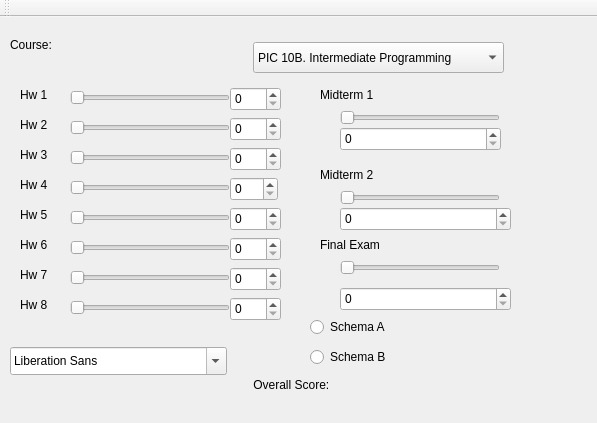
<?xml version="1.0" encoding="UTF-8"?>
<ui version="4.0">
 <class>grade_calc</class>
 <widget class="QMainWindow" name="grade_calc">
  <property name="geometry">
   <rect>
    <x>0</x>
    <y>0</y>
    <width>597</width>
    <height>423</height>
   </rect>
  </property>
  <property name="windowTitle">
   <string>grade_calc</string>
  </property>
  <widget class="QWidget" name="centralWidget">
   <widget class="QLabel" name="label_course">
    <property name="geometry">
     <rect>
      <x>10</x>
      <y>20</y>
      <width>60</width>
      <height>16</height>
     </rect>
    </property>
    <property name="text">
     <string>Course:</string>
    </property>
   </widget>
   <widget class="QLabel" name="label_hw1">
    <property name="geometry">
     <rect>
      <x>20</x>
      <y>70</y>
      <width>41</width>
      <height>16</height>
     </rect>
    </property>
    <property name="text">
     <string>Hw 1</string>
    </property>
   </widget>
   <widget class="QLabel" name="label_hw2">
    <property name="geometry">
     <rect>
      <x>20</x>
      <y>100</y>
      <width>41</width>
      <height>16</height>
     </rect>
    </property>
    <property name="text">
     <string>Hw 2</string>
    </property>
   </widget>
   <widget class="QLabel" name="label_hw3">
    <property name="geometry">
     <rect>
      <x>20</x>
      <y>130</y>
      <width>41</width>
      <height>16</height>
     </rect>
    </property>
    <property name="text">
     <string>Hw 3</string>
    </property>
   </widget>
   <widget class="QLabel" name="label_hw4">
    <property name="geometry">
     <rect>
      <x>20</x>
      <y>160</y>
      <width>41</width>
      <height>16</height>
     </rect>
    </property>
    <property name="text">
     <string>Hw 4</string>
    </property>
   </widget>
   <widget class="QLabel" name="label_hw5">
    <property name="geometry">
     <rect>
      <x>20</x>
      <y>190</y>
      <width>41</width>
      <height>16</height>
     </rect>
    </property>
    <property name="text">
     <string>Hw 5</string>
    </property>
   </widget>
   <widget class="QLabel" name="label_hw6">
    <property name="geometry">
     <rect>
      <x>20</x>
      <y>220</y>
      <width>41</width>
      <height>16</height>
     </rect>
    </property>
    <property name="text">
     <string>Hw 6</string>
    </property>
   </widget>
   <widget class="QLabel" name="label_hw7">
    <property name="geometry">
     <rect>
      <x>20</x>
      <y>250</y>
      <width>41</width>
      <height>16</height>
     </rect>
    </property>
    <property name="text">
     <string>Hw 7</string>
    </property>
   </widget>
   <widget class="QLabel" name="label_hw8">
    <property name="geometry">
     <rect>
      <x>20</x>
      <y>280</y>
      <width>41</width>
      <height>16</height>
     </rect>
    </property>
    <property name="text">
     <string>Hw 8</string>
    </property>
   </widget>
   <widget class="QSlider" name="horizontalSlider_hw1">
    <property name="geometry">
     <rect>
      <x>70</x>
      <y>70</y>
      <width>160</width>
      <height>22</height>
     </rect>
    </property>
    <property name="maximum">
     <number>100</number>
    </property>
    <property name="orientation">
     <enum>Qt::Horizontal</enum>
    </property>
   </widget>
   <widget class="QSlider" name="horizontalSlider_hw2">
    <property name="geometry">
     <rect>
      <x>70</x>
      <y>100</y>
      <width>160</width>
      <height>22</height>
     </rect>
    </property>
    <property name="maximum">
     <number>100</number>
    </property>
    <property name="orientation">
     <enum>Qt::Horizontal</enum>
    </property>
   </widget>
   <widget class="QSlider" name="horizontalSlider_hw3">
    <property name="geometry">
     <rect>
      <x>70</x>
      <y>130</y>
      <width>160</width>
      <height>22</height>
     </rect>
    </property>
    <property name="maximum">
     <number>100</number>
    </property>
    <property name="orientation">
     <enum>Qt::Horizontal</enum>
    </property>
   </widget>
   <widget class="QSlider" name="horizontalSlider_hw5">
    <property name="geometry">
     <rect>
      <x>70</x>
      <y>190</y>
      <width>160</width>
      <height>22</height>
     </rect>
    </property>
    <property name="maximum">
     <number>100</number>
    </property>
    <property name="singleStep">
     <number>1</number>
    </property>
    <property name="value">
     <number>0</number>
    </property>
    <property name="orientation">
     <enum>Qt::Horizontal</enum>
    </property>
   </widget>
   <widget class="QSlider" name="horizontalSlider_hw6">
    <property name="geometry">
     <rect>
      <x>70</x>
      <y>220</y>
      <width>160</width>
      <height>22</height>
     </rect>
    </property>
    <property name="maximum">
     <number>100</number>
    </property>
    <property name="orientation">
     <enum>Qt::Horizontal</enum>
    </property>
   </widget>
   <widget class="QSlider" name="horizontalSlider_hw7">
    <property name="geometry">
     <rect>
      <x>70</x>
      <y>250</y>
      <width>160</width>
      <height>22</height>
     </rect>
    </property>
    <property name="maximum">
     <number>100</number>
    </property>
    <property name="orientation">
     <enum>Qt::Horizontal</enum>
    </property>
   </widget>
   <widget class="QSlider" name="horizontalSlider_hw8">
    <property name="geometry">
     <rect>
      <x>70</x>
      <y>280</y>
      <width>160</width>
      <height>22</height>
     </rect>
    </property>
    <property name="maximum">
     <number>100</number>
    </property>
    <property name="orientation">
     <enum>Qt::Horizontal</enum>
    </property>
   </widget>
   <widget class="QSpinBox" name="spinBox_hw1">
    <property name="geometry">
     <rect>
      <x>230</x>
      <y>70</y>
      <width>51</width>
      <height>24</height>
     </rect>
    </property>
    <property name="maximum">
     <number>100</number>
    </property>
   </widget>
   <widget class="QSpinBox" name="spinBox_hw2">
    <property name="geometry">
     <rect>
      <x>230</x>
      <y>100</y>
      <width>51</width>
      <height>24</height>
     </rect>
    </property>
    <property name="maximum">
     <number>100</number>
    </property>
   </widget>
   <widget class="QSpinBox" name="spinBox_hw3">
    <property name="geometry">
     <rect>
      <x>230</x>
      <y>130</y>
      <width>51</width>
      <height>24</height>
     </rect>
    </property>
    <property name="maximum">
     <number>100</number>
    </property>
   </widget>
   <widget class="QSpinBox" name="spinBox_hw5">
    <property name="geometry">
     <rect>
      <x>230</x>
      <y>190</y>
      <width>51</width>
      <height>24</height>
     </rect>
    </property>
    <property name="maximum">
     <number>100</number>
    </property>
   </widget>
   <widget class="QSpinBox" name="spinBox_hw6">
    <property name="geometry">
     <rect>
      <x>230</x>
      <y>220</y>
      <width>51</width>
      <height>24</height>
     </rect>
    </property>
    <property name="maximum">
     <number>100</number>
    </property>
   </widget>
   <widget class="QSpinBox" name="spinBox_hw8">
    <property name="geometry">
     <rect>
      <x>230</x>
      <y>280</y>
      <width>51</width>
      <height>24</height>
     </rect>
    </property>
    <property name="maximum">
     <number>100</number>
    </property>
   </widget>
   <widget class="QLabel" name="label_Mt1">
    <property name="geometry">
     <rect>
      <x>320</x>
      <y>70</y>
      <width>60</width>
      <height>16</height>
     </rect>
    </property>
    <property name="text">
     <string>Midterm 1</string>
    </property>
   </widget>
   <widget class="QLabel" name="label_Mt2">
    <property name="geometry">
     <rect>
      <x>320</x>
      <y>150</y>
      <width>71</width>
      <height>16</height>
     </rect>
    </property>
    <property name="text">
     <string>Midterm 2</string>
    </property>
   </widget>
   <widget class="QLabel" name="label_Final">
    <property name="geometry">
     <rect>
      <x>320</x>
      <y>220</y>
      <width>81</width>
      <height>16</height>
     </rect>
    </property>
    <property name="text">
     <string>Final Exam</string>
    </property>
   </widget>
   <widget class="QRadioButton" name="radioButton_A">
    <property name="geometry">
     <rect>
      <x>310</x>
      <y>300</y>
      <width>100</width>
      <height>20</height>
     </rect>
    </property>
    <property name="text">
     <string>Schema A</string>
    </property>
   </widget>
   <widget class="QRadioButton" name="radioButton_B">
    <property name="geometry">
     <rect>
      <x>310</x>
      <y>330</y>
      <width>100</width>
      <height>20</height>
     </rect>
    </property>
    <property name="text">
     <string>Schema B</string>
    </property>
   </widget>
   <widget class="QLabel" name="label_Overall">
    <property name="geometry">
     <rect>
      <x>250</x>
      <y>360</y>
      <width>111</width>
      <height>16</height>
     </rect>
    </property>
    <property name="text">
     <string> Overall Score:</string>
    </property>
   </widget>
   <widget class="QSpinBox" name="spinBox_hw7">
    <property name="geometry">
     <rect>
      <x>230</x>
      <y>250</y>
      <width>51</width>
      <height>24</height>
     </rect>
    </property>
    <property name="maximum">
     <number>100</number>
    </property>
   </widget>
   <widget class="QSlider" name="horizontalSlider_Mt1">
    <property name="geometry">
     <rect>
      <x>340</x>
      <y>90</y>
      <width>160</width>
      <height>22</height>
     </rect>
    </property>
    <property name="maximum">
     <number>100</number>
    </property>
    <property name="orientation">
     <enum>Qt::Horizontal</enum>
    </property>
   </widget>
   <widget class="QSlider" name="horizontalSlider_Mt2">
    <property name="geometry">
     <rect>
      <x>340</x>
      <y>170</y>
      <width>160</width>
      <height>22</height>
     </rect>
    </property>
    <property name="maximum">
     <number>100</number>
    </property>
    <property name="orientation">
     <enum>Qt::Horizontal</enum>
    </property>
   </widget>
   <widget class="QSlider" name="horizontalSlider_Final">
    <property name="geometry">
     <rect>
      <x>340</x>
      <y>240</y>
      <width>160</width>
      <height>22</height>
     </rect>
    </property>
    <property name="maximum">
     <number>100</number>
    </property>
    <property name="orientation">
     <enum>Qt::Horizontal</enum>
    </property>
   </widget>
   <widget class="QSpinBox" name="spinBox_Mt1">
    <property name="geometry">
     <rect>
      <x>340</x>
      <y>110</y>
      <width>161</width>
      <height>24</height>
     </rect>
    </property>
    <property name="maximum">
     <number>100</number>
    </property>
   </widget>
   <widget class="QSpinBox" name="spinBox_Mt2">
    <property name="geometry">
     <rect>
      <x>340</x>
      <y>190</y>
      <width>171</width>
      <height>24</height>
     </rect>
    </property>
    <property name="maximum">
     <number>100</number>
    </property>
   </widget>
   <widget class="QSpinBox" name="spinBox_Final">
    <property name="geometry">
     <rect>
      <x>340</x>
      <y>270</y>
      <width>171</width>
      <height>24</height>
     </rect>
    </property>
    <property name="maximum">
     <number>100</number>
    </property>
   </widget>
   <widget class="QSlider" name="horizontalSlider_hw4">
    <property name="geometry">
     <rect>
      <x>70</x>
      <y>160</y>
      <width>160</width>
      <height>22</height>
     </rect>
    </property>
    <property name="maximum">
     <number>100</number>
    </property>
    <property name="orientation">
     <enum>Qt::Horizontal</enum>
    </property>
   </widget>
   <widget class="QSpinBox" name="spinBox_hw4">
    <property name="geometry">
     <rect>
      <x>230</x>
      <y>160</y>
      <width>48</width>
      <height>24</height>
     </rect>
    </property>
    <property name="maximum">
     <number>100</number>
    </property>
   </widget>
   <widget class="QComboBox" name="comboBox">
    <property name="geometry">
     <rect>
      <x>253</x>
      <y>25</y>
      <width>251</width>
      <height>31</height>
     </rect>
    </property>
    <item>
     <property name="text">
      <string>PIC 10B. Intermediate Programming</string>
     </property>
    </item>
    <item>
     <property name="text">
      <string>PIC 10C. Advanced Programming</string>
     </property>
    </item>
   </widget>
   <widget class="QFontComboBox" name="fontComboBox">
    <property name="geometry">
     <rect>
      <x>10</x>
      <y>330</y>
      <width>217</width>
      <height>28</height>
     </rect>
    </property>
   </widget>
  </widget>
  <widget class="QMenuBar" name="menuBar">
   <property name="geometry">
    <rect>
     <x>0</x>
     <y>0</y>
     <width>597</width>
     <height>22</height>
    </rect>
   </property>
  </widget>
  <widget class="QToolBar" name="mainToolBar">
   <attribute name="toolBarArea">
    <enum>TopToolBarArea</enum>
   </attribute>
   <attribute name="toolBarBreak">
    <bool>false</bool>
   </attribute>
  </widget>
 </widget>
 <layoutdefault spacing="6" margin="11"/>
 <resources/>
 <connections>
  <connection>
   <sender>horizontalSlider_hw1</sender>
   <signal>valueChanged(int)</signal>
   <receiver>spinBox_hw1</receiver>
   <slot>setValue(int)</slot>
   <hints>
    <hint type="sourcelabel">
     <x>98</x>
     <y>112</y>
    </hint>
    <hint type="destinationlabel">
     <x>255</x>
     <y>118</y>
    </hint>
   </hints>
  </connection>
  <connection>
   <sender>horizontalSlider_hw2</sender>
   <signal>valueChanged(int)</signal>
   <receiver>spinBox_hw2</receiver>
   <slot>setValue(int)</slot>
   <hints>
    <hint type="sourcelabel">
     <x>158</x>
     <y>150</y>
    </hint>
    <hint type="destinationlabel">
     <x>257</x>
     <y>153</y>
    </hint>
   </hints>
  </connection>
  <connection>
   <sender>horizontalSlider_hw3</sender>
   <signal>valueChanged(int)</signal>
   <receiver>spinBox_hw3</receiver>
   <slot>setValue(int)</slot>
   <hints>
    <hint type="sourcelabel">
     <x>183</x>
     <y>175</y>
    </hint>
    <hint type="destinationlabel">
     <x>256</x>
     <y>185</y>
    </hint>
   </hints>
  </connection>
  <connection>
   <sender>horizontalSlider_hw4</sender>
   <signal>valueChanged(int)</signal>
   <receiver>spinBox_hw4</receiver>
   <slot>setValue(int)</slot>
   <hints>
    <hint type="sourcelabel">
     <x>202</x>
     <y>201</y>
    </hint>
    <hint type="destinationlabel">
     <x>244</x>
     <y>209</y>
    </hint>
   </hints>
  </connection>
  <connection>
   <sender>horizontalSlider_hw5</sender>
   <signal>valueChanged(int)</signal>
   <receiver>spinBox_hw5</receiver>
   <slot>setValue(int)</slot>
   <hints>
    <hint type="sourcelabel">
     <x>178</x>
     <y>234</y>
    </hint>
    <hint type="destinationlabel">
     <x>244</x>
     <y>245</y>
    </hint>
   </hints>
  </connection>
  <connection>
   <sender>horizontalSlider_hw6</sender>
   <signal>valueChanged(int)</signal>
   <receiver>spinBox_hw6</receiver>
   <slot>setValue(int)</slot>
   <hints>
    <hint type="sourcelabel">
     <x>182</x>
     <y>268</y>
    </hint>
    <hint type="destinationlabel">
     <x>245</x>
     <y>272</y>
    </hint>
   </hints>
  </connection>
  <connection>
   <sender>horizontalSlider_hw7</sender>
   <signal>valueChanged(int)</signal>
   <receiver>spinBox_hw7</receiver>
   <slot>setValue(int)</slot>
   <hints>
    <hint type="sourcelabel">
     <x>117</x>
     <y>294</y>
    </hint>
    <hint type="destinationlabel">
     <x>265</x>
     <y>295</y>
    </hint>
   </hints>
  </connection>
  <connection>
   <sender>horizontalSlider_hw8</sender>
   <signal>valueChanged(int)</signal>
   <receiver>spinBox_hw8</receiver>
   <slot>setValue(int)</slot>
   <hints>
    <hint type="sourcelabel">
     <x>209</x>
     <y>332</y>
    </hint>
    <hint type="destinationlabel">
     <x>264</x>
     <y>323</y>
    </hint>
   </hints>
  </connection>
  <connection>
   <sender>spinBox_hw1</sender>
   <signal>valueChanged(int)</signal>
   <receiver>horizontalSlider_hw1</receiver>
   <slot>setValue(int)</slot>
   <hints>
    <hint type="sourcelabel">
     <x>259</x>
     <y>123</y>
    </hint>
    <hint type="destinationlabel">
     <x>214</x>
     <y>122</y>
    </hint>
   </hints>
  </connection>
  <connection>
   <sender>spinBox_hw2</sender>
   <signal>valueChanged(int)</signal>
   <receiver>horizontalSlider_hw2</receiver>
   <slot>setValue(int)</slot>
   <hints>
    <hint type="sourcelabel">
     <x>255</x>
     <y>139</y>
    </hint>
    <hint type="destinationlabel">
     <x>209</x>
     <y>142</y>
    </hint>
   </hints>
  </connection>
  <connection>
   <sender>spinBox_hw3</sender>
   <signal>valueChanged(int)</signal>
   <receiver>horizontalSlider_hw3</receiver>
   <slot>setValue(int)</slot>
   <hints>
    <hint type="sourcelabel">
     <x>256</x>
     <y>182</y>
    </hint>
    <hint type="destinationlabel">
     <x>212</x>
     <y>181</y>
    </hint>
   </hints>
  </connection>
  <connection>
   <sender>spinBox_hw4</sender>
   <signal>valueChanged(int)</signal>
   <receiver>horizontalSlider_hw4</receiver>
   <slot>setValue(int)</slot>
   <hints>
    <hint type="sourcelabel">
     <x>235</x>
     <y>209</y>
    </hint>
    <hint type="destinationlabel">
     <x>202</x>
     <y>209</y>
    </hint>
   </hints>
  </connection>
  <connection>
   <sender>spinBox_hw5</sender>
   <signal>valueChanged(int)</signal>
   <receiver>horizontalSlider_hw5</receiver>
   <slot>setValue(int)</slot>
   <hints>
    <hint type="sourcelabel">
     <x>249</x>
     <y>235</y>
    </hint>
    <hint type="destinationlabel">
     <x>181</x>
     <y>230</y>
    </hint>
   </hints>
  </connection>
  <connection>
   <sender>spinBox_hw6</sender>
   <signal>valueChanged(int)</signal>
   <receiver>horizontalSlider_hw6</receiver>
   <slot>setValue(int)</slot>
   <hints>
    <hint type="sourcelabel">
     <x>262</x>
     <y>264</y>
    </hint>
    <hint type="destinationlabel">
     <x>204</x>
     <y>262</y>
    </hint>
   </hints>
  </connection>
  <connection>
   <sender>spinBox_hw7</sender>
   <signal>valueChanged(int)</signal>
   <receiver>horizontalSlider_hw7</receiver>
   <slot>setValue(int)</slot>
   <hints>
    <hint type="sourcelabel">
     <x>265</x>
     <y>295</y>
    </hint>
    <hint type="destinationlabel">
     <x>209</x>
     <y>296</y>
    </hint>
   </hints>
  </connection>
  <connection>
   <sender>spinBox_hw8</sender>
   <signal>valueChanged(int)</signal>
   <receiver>horizontalSlider_hw8</receiver>
   <slot>setValue(int)</slot>
   <hints>
    <hint type="sourcelabel">
     <x>273</x>
     <y>329</y>
    </hint>
    <hint type="destinationlabel">
     <x>212</x>
     <y>327</y>
    </hint>
   </hints>
  </connection>
  <connection>
   <sender>horizontalSlider_Mt1</sender>
   <signal>valueChanged(int)</signal>
   <receiver>spinBox_Mt1</receiver>
   <slot>setValue(int)</slot>
   <hints>
    <hint type="sourcelabel">
     <x>425</x>
     <y>127</y>
    </hint>
    <hint type="destinationlabel">
     <x>436</x>
     <y>152</y>
    </hint>
   </hints>
  </connection>
  <connection>
   <sender>horizontalSlider_Mt2</sender>
   <signal>valueChanged(int)</signal>
   <receiver>spinBox_Mt2</receiver>
   <slot>setValue(int)</slot>
   <hints>
    <hint type="sourcelabel">
     <x>389</x>
     <y>212</y>
    </hint>
    <hint type="destinationlabel">
     <x>391</x>
     <y>233</y>
    </hint>
   </hints>
  </connection>
  <connection>
   <sender>horizontalSlider_Final</sender>
   <signal>valueChanged(int)</signal>
   <receiver>spinBox_Final</receiver>
   <slot>setValue(int)</slot>
   <hints>
    <hint type="sourcelabel">
     <x>423</x>
     <y>281</y>
    </hint>
    <hint type="destinationlabel">
     <x>429</x>
     <y>313</y>
    </hint>
   </hints>
  </connection>
  <connection>
   <sender>spinBox_Mt1</sender>
   <signal>valueChanged(int)</signal>
   <receiver>horizontalSlider_Mt1</receiver>
   <slot>setValue(int)</slot>
   <hints>
    <hint type="sourcelabel">
     <x>484</x>
     <y>165</y>
    </hint>
    <hint type="destinationlabel">
     <x>475</x>
     <y>137</y>
    </hint>
   </hints>
  </connection>
  <connection>
   <sender>spinBox_Mt2</sender>
   <signal>valueChanged(int)</signal>
   <receiver>horizontalSlider_Mt2</receiver>
   <slot>setValue(int)</slot>
   <hints>
    <hint type="sourcelabel">
     <x>449</x>
     <y>231</y>
    </hint>
    <hint type="destinationlabel">
     <x>447</x>
     <y>215</y>
    </hint>
   </hints>
  </connection>
  <connection>
   <sender>spinBox_Final</sender>
   <signal>valueChanged(int)</signal>
   <receiver>horizontalSlider_Final</receiver>
   <slot>setValue(int)</slot>
   <hints>
    <hint type="sourcelabel">
     <x>483</x>
     <y>326</y>
    </hint>
    <hint type="destinationlabel">
     <x>470</x>
     <y>291</y>
    </hint>
   </hints>
  </connection>
 </connections>
</ui>
